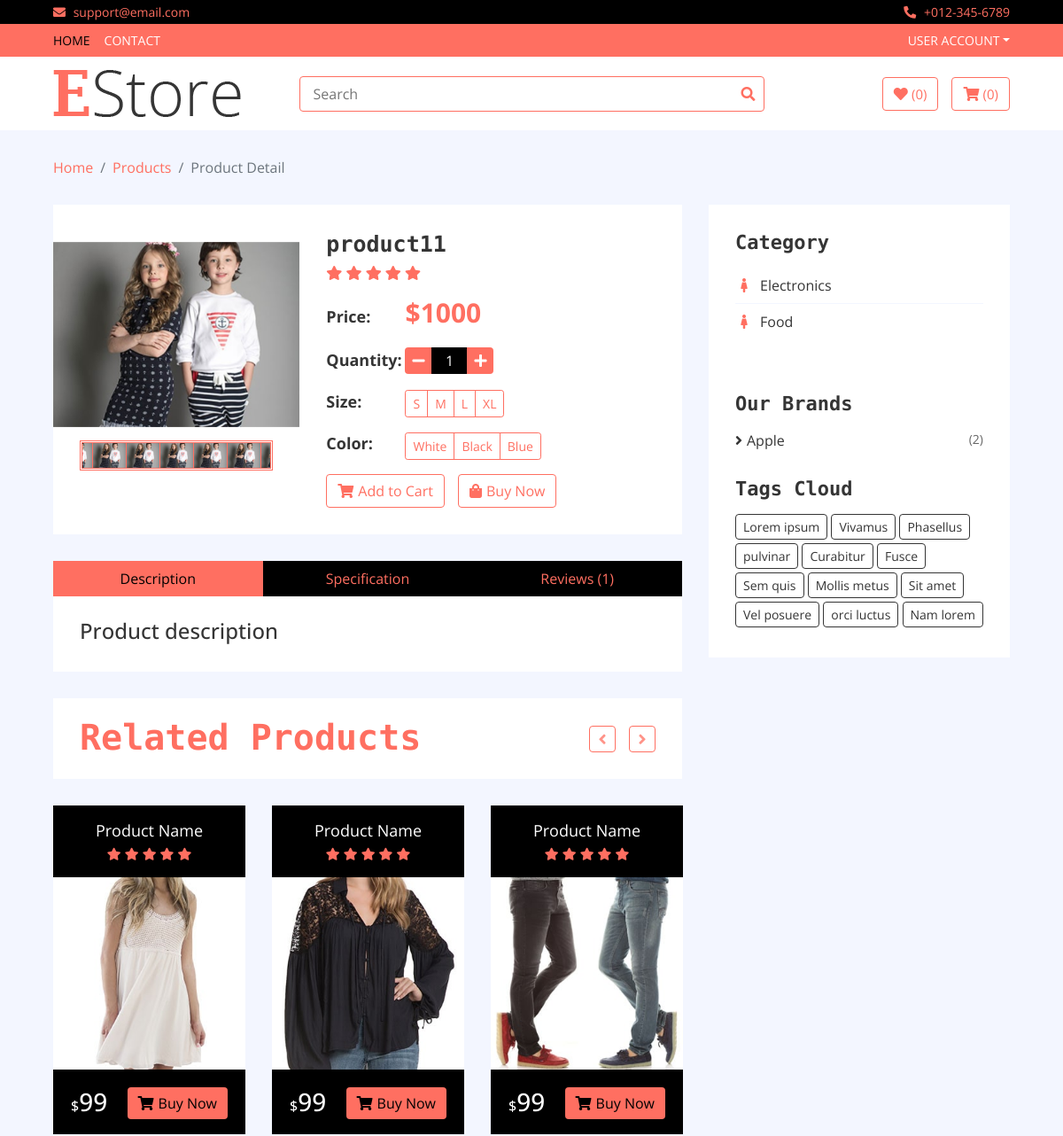
Page /detail/product1 (upper part) on the earlier database version.
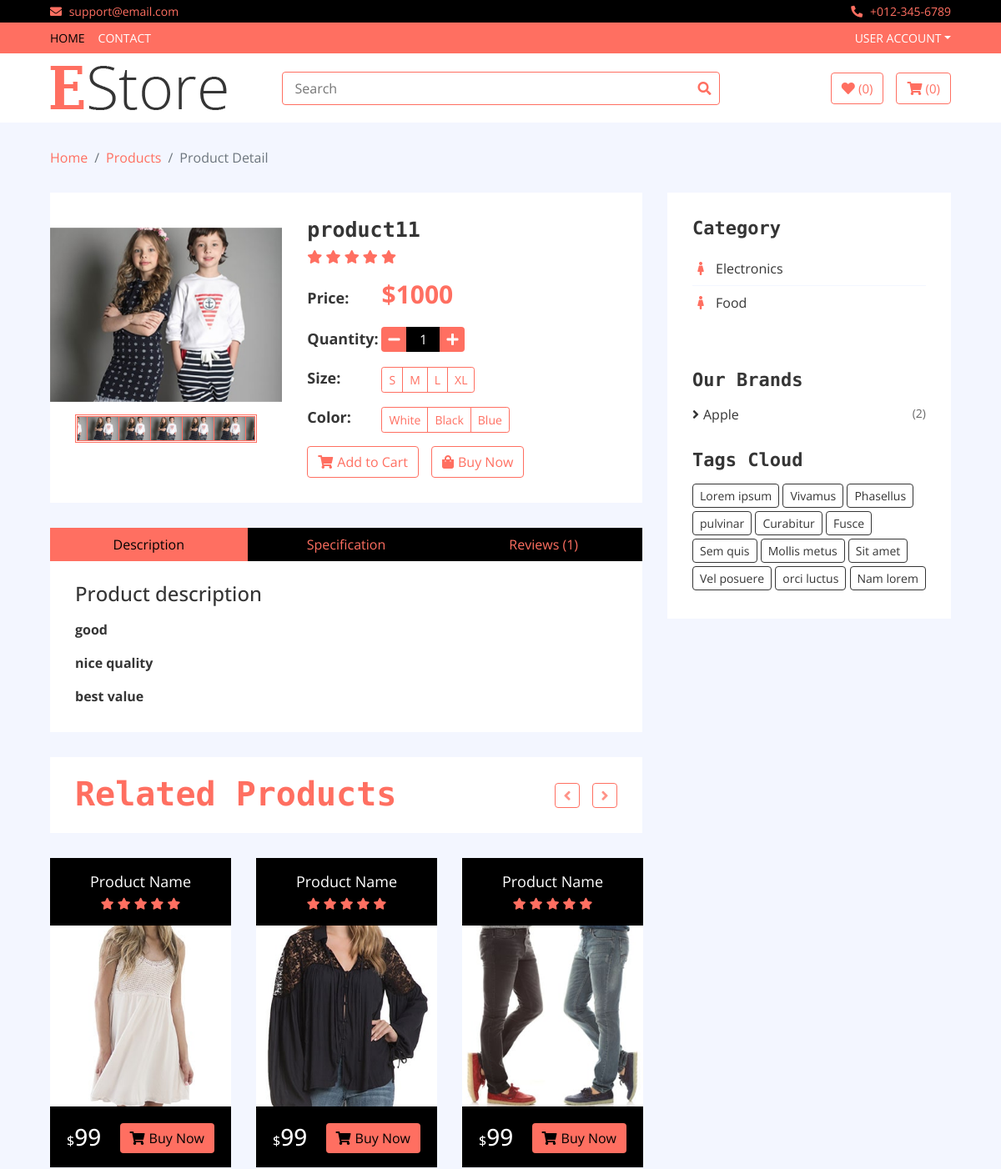
Same page on the later database version.
### home/models.py (models this page shows, shortened)
class Product(models.Model):
	name = models.CharField(max_length = 400)
	slug = models.CharField(max_length = 500)
	image = models.ImageField(upload_to = 'media')
	price = models.IntegerField()
	discounted_price = models.IntegerField(default =0)
	category = models.ForeignKey(Category,on_delete= models.CASCADE)
	subcategory = models.ForeignKey(SubCategory,on_delete = models.CASCADE)
	brand = models.ForeignKey(Brand,on_delete = models.CASCADE,blank = True)
	stock = models.CharField(choices = STOCK,max_length = 20)
	labels = models.CharField(choices = LABELS,blank = True,max_length = 20)
	description = RichTextField(blank = True)
	specification = RichTextField(blank = True)

class Category(models.Model):
	name = models.CharField(max_length = 300)
	slug = models.CharField(max_length = 300)
	icon = models.CharField(max_length = 100)

class Brand(models.Model):
	name = models.CharField(max_length = 400)
	image = models.ImageField(upload_to = 'media')

### home/views.py (the view)
# urls.py: path('detail/<slug>', DetailView.as_view(), name='detail'),
class DetailView(Base):
	def get(self,request,slug):
		self.context
		self.context['sales'] = Product.objects.filter(labels = 'sale')
		self.context['products'] = Product.objects.filter(slug = slug)
		ids = Product.objects.get(slug =slug).subcategory_id
		self.context['subcat_products'] = Product.objects.filter(subcategory_id = ids)
		self.context['review_product'] = ProductReview.objects.filter(slug = slug)
		return render(request,'product-detail.html',self.context)

### templates/product-detail.html (shortened to what this page needs)
{% extends 'base.html' %}
{% load static %}
{% block content %}
        <div class="breadcrumb-wrap">
            <div class="container-fluid">
                <ul class="breadcrumb">
                    <li class="breadcrumb-item"><a href="#">Home</a></li>
                    <li class="breadcrumb-item"><a href="#">Products</a></li>
                    <li class="breadcrumb-item active">Product Detail</li>
                </ul>
            </div>
        </div>
        <div class="product-detail">
            <div class="container-fluid">
                <div class="row">
                    {% for product in products %}
                    <div class="col-lg-8">
                        <div class="product-detail-top">
                            <div class="row align-items-center">
                                <div class="col-md-5">
                                    <div class="product-slider-single normal-slider">
                                        <img src="{{product.image.url}}" alt="Product Image">
                                    </div>
                                    <div class="product-slider-single-nav normal-slider">
                                        <div class="slider-nav-img"><img src="{{product.image.url}}" alt="Product Image"></div>
                                        <div class="slider-nav-img"><img src="{{product.image.url}}" alt="Product Image"></div>
                                        <div class="slider-nav-img"><img src="{{product.image.url}}" alt="Product Image"></div>
                                        <div class="slider-nav-img"><img src="{{product.image.url}}" alt="Product Image"></div>
                                        <div class="slider-nav-img"><img src="{{product.image.url}}" alt="Product Image"></div>
                                        <div class="slider-nav-img"><img src="{{product.image.url}}" alt="Product Image"></div>
                                    </div>
                                </div>
                                <div class="col-md-7">
                                    <div class="product-content">
                                        <div class="title"><h2>{{product.name}}</h2></div>
                                        <div class="ratting">
                                            <i class="fa fa-star"></i>
                                            <i class="fa fa-star"></i>
                                            <i class="fa fa-star"></i>
                                            <i class="fa fa-star"></i>
                                            <i class="fa fa-star"></i>
                                        </div>
                                        <div class="price">
                                            <h4>Price:</h4>
                                            {% if product.discounted_price > 0 %}
                                            <p>${{product.discounted_price}} <span>${{product.price}}</span></p>
                                            {% else %}
                                            <p>${{product.price}}</p>
                                            {% endif %}
                                        </div>
                                        <div class="quantity">
                                            <h4>Quantity:</h4>
                                            <div class="qty">
                                                <button class="btn-minus"><i class="fa fa-minus"></i></button>
                                                <input type="text" value="1">
                                                <button class="btn-plus"><i class="fa fa-plus"></i></button>
                                            </div>
                                        </div>
                                        <div class="p-size">
                                            <h4>Size:</h4>
                                            <div class="btn-group btn-group-sm">
                                                <button type="button" class="btn">S</button>
                                                <button type="button" class="btn">M</button>
                                                <button type="button" class="btn">L</button>
                                                <button type="button" class="btn">XL</button>
                                            </div>
                                        </div>
                                        <div class="p-color">
                                            <h4>Color:</h4>
                                            <div class="btn-group btn-group-sm">
                                                <button type="button" class="btn">White</button>
                                                <button type="button" class="btn">Black</button>
                                                <button type="button" class="btn">Blue</button>
                                            </div>
                                        </div>
                                        <div class="action">
                                            <a class="btn" href="#"><i class="fa fa-shopping-cart"></i>Add to Cart</a>
                                            <a class="btn" href="#"><i class="fa fa-shopping-bag"></i>Buy Now</a>
                                        </div>
                                    </div>
                                </div>
                            </div>
                        </div>
                        <div class="row product-detail-bottom">
                            <div class="col-lg-12">
                                <ul class="nav nav-pills nav-justified">
                                    <li class="nav-item">
                                        <a class="nav-link active" data-toggle="pill" href="#description">Description</a>
                                    </li>
                                    <li class="nav-item">
                                        <a class="nav-link" data-toggle="pill" href="#specification">Specification</a>
                                    </li>
                                    <li class="nav-item">
                                        <a class="nav-link" data-toggle="pill" href="#reviews">Reviews (1)</a>
                                    </li>
                                </ul>
                                <div class="tab-content">
                                    <div id="description" class="container tab-pane active">
                                        <h4>Product description</h4>
                                        <p>
                                            {{product.description|safe}}
                                        </p>
                                    </div>
                                </div>
                            </div>
                        </div>
                        <div class="product">
                            <div class="section-header">
                                <h1>Related Products</h1>
                            </div>
                            <div class="row align-items-center product-slider product-slider-3">
                                <div class="col-lg-3">
                                    <div class="product-item">
                                        <div class="product-title">
                                            <a href="#">Product Name</a>
                                            <div class="ratting">
                                                <i class="fa fa-star"></i>
                                                <i class="fa fa-star"></i>
                                                <i class="fa fa-star"></i>
                                                <i class="fa fa-star"></i>
                                                <i class="fa fa-star"></i>
                                            </div>
                                        </div>
                                        <div class="product-image">
                                            <a href="product-detail.html">
                                                <img src="img/product-10.jpg" alt="Product Image">
                                            </a>
                                        </div>
                                        <div class="product-price">
                                            <h3><span>$</span>99</h3>
                                            <a class="btn" href=""><i class="fa fa-shopping-cart"></i>Buy Now</a>
                                        </div>
                                    </div>
                                </div>
                                <div class="col-lg-3">
                                    <div class="product-item">
                                        <div class="product-title">
                                            <a href="#">Product Name</a>
                                            <div class="ratting">
                                                <i class="fa fa-star"></i>
                                                <i class="fa fa-star"></i>
                                                <i class="fa fa-star"></i>
                                                <i class="fa fa-star"></i>
                                                <i class="fa fa-star"></i>
                                            </div>
                                        </div>
                                        <div class="product-image">
                                            <a href="product-detail.html">
                                                <img src="img/product-8.jpg" alt="Product Image">
                                            </a>
                                        </div>
                                        <div class="product-price">
                                            <h3><span>$</span>99</h3>
                                            <a class="btn" href=""><i class="fa fa-shopping-cart"></i>Buy Now</a>
                                        </div>
                                    </div>
                                </div>
                                <div class="col-lg-3">
                                    <div class="product-item">
                                        <div class="product-title">
                                            <a href="#">Product Name</a>
                                            <div class="ratting">
                                                <i class="fa fa-star"></i>
                                                <i class="fa fa-star"></i>
                                                <i class="fa fa-star"></i>
                                                <i class="fa fa-star"></i>
                                                <i class="fa fa-star"></i>
                                            </div>
                                        </div>
                                        <div class="product-image">
                                            <a href="product-detail.html">
                                                <img src="img/product-6.jpg" alt="Product Image">
                                            </a>
                                        </div>
                                        <div class="product-price">
                                            <h3><span>$</span>99</h3>
                                            <a class="btn" href=""><i class="fa fa-shopping-cart"></i>Buy Now</a>
                                        </div>
                                    </div>
                                </div>
                            </div>
                        </div>
                    </div>
                    {% endfor %}
                    <div class="col-lg-4 sidebar">
                        <div class="sidebar-widget category">
                            <h2 class="title">Category</h2>
                            <nav class="navbar bg-light">
                                <ul class="navbar-nav">
                                    {% for cat in categories %}
                                    <li class="nav-item">
                                        <a class="nav-link" href="/category/{{cat.slug}}"><i class="fa fa-female"></i>{{cat.name}}</a>
                                    </li>
                                    {% endfor %}
                                </ul>
                            </nav>
                        </div>
                        <div class="sidebar-widget widget-slider">
                        </div>
                        <div class="sidebar-widget brands">
                            <h2 class="title">Our Brands</h2>
                            <ul>
                                {% for brand in brands %}
                                {% for count in counts %}
                                {% if count.ids == brand.id %}
                                <li><a href="#">{{brand.name}} </a><span>({{count.product_count}})</span></li>
                                {% endif %}
                                {% endfor %}
                                {% endfor %}
                            </ul>
                        </div>
                        <div class="sidebar-widget tag">
                            <h2 class="title">Tags Cloud</h2>
                            <a href="#">Lorem ipsum</a>
                            <a href="#">Vivamus</a>
                            <a href="#">Phasellus</a>
                            <a href="#">pulvinar</a>
                            <a href="#">Curabitur</a>
                            <a href="#">Fusce</a>
                            <a href="#">Sem quis</a>
                            <a href="#">Mollis metus</a>
                            <a href="#">Sit amet</a>
                            <a href="#">Vel posuere</a>
                            <a href="#">orci luctus</a>
                            <a href="#">Nam lorem</a>
                        </div>
                    </div>
                </div>
            </div>
        </div>
        {% endblock %}

Differences in the rows shown:
changed Product "product11": description (not shown) → "good nice quality best value"
